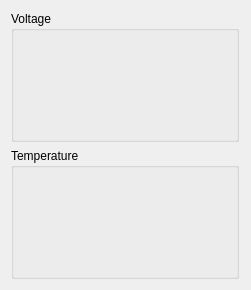
<?xml version="1.0" encoding="UTF-8"?>
<ui version="4.0">
 <class>MainWindow</class>
 <widget class="QMainWindow" name="MainWindow">
  <property name="geometry">
   <rect>
    <x>0</x>
    <y>0</y>
    <width>251</width>
    <height>290</height>
   </rect>
  </property>
  <property name="windowTitle">
   <string>QSimpleTickerGraph Test</string>
  </property>
  <widget class="QWidget" name="centralWidget">
   <layout class="QGridLayout" name="gridLayout">
    <item row="0" column="0">
     <widget class="QGroupBox" name="voltageGroupBox">
      <property name="sizePolicy">
       <sizepolicy hsizetype="Fixed" vsizetype="Fixed">
        <horstretch>0</horstretch>
        <verstretch>0</verstretch>
       </sizepolicy>
      </property>
      <property name="minimumSize">
       <size>
        <width>200</width>
        <height>100</height>
       </size>
      </property>
      <property name="title">
       <string>Voltage</string>
      </property>
      <layout class="QVBoxLayout" name="verticalLayout_4">
       <item>
        <widget class="QSimpleTickerGraph" name="voltageGraph" native="true">
         <property name="sizePolicy">
          <sizepolicy hsizetype="MinimumExpanding" vsizetype="MinimumExpanding">
           <horstretch>0</horstretch>
           <verstretch>0</verstretch>
          </sizepolicy>
         </property>
         <property name="minimumSize">
          <size>
           <width>200</width>
           <height>100</height>
          </size>
         </property>
        </widget>
       </item>
      </layout>
     </widget>
    </item>
    <item row="1" column="0">
     <widget class="QGroupBox" name="temperatureGroupBox">
      <property name="sizePolicy">
       <sizepolicy hsizetype="Fixed" vsizetype="Fixed">
        <horstretch>0</horstretch>
        <verstretch>0</verstretch>
       </sizepolicy>
      </property>
      <property name="minimumSize">
       <size>
        <width>200</width>
        <height>100</height>
       </size>
      </property>
      <property name="contextMenuPolicy">
       <enum>Qt::DefaultContextMenu</enum>
      </property>
      <property name="title">
       <string>Temperature</string>
      </property>
      <layout class="QVBoxLayout" name="verticalLayout_6">
       <item>
        <widget class="QSimpleTickerGraph" name="temperatureGraph" native="true">
         <property name="sizePolicy">
          <sizepolicy hsizetype="MinimumExpanding" vsizetype="MinimumExpanding">
           <horstretch>0</horstretch>
           <verstretch>0</verstretch>
          </sizepolicy>
         </property>
         <property name="minimumSize">
          <size>
           <width>200</width>
           <height>100</height>
          </size>
         </property>
        </widget>
       </item>
      </layout>
     </widget>
    </item>
   </layout>
  </widget>
 </widget>
 <layoutdefault spacing="6" margin="11"/>
 <customwidgets>
  <customwidget>
   <class>QSimpleTickerGraph</class>
   <extends>QWidget</extends>
   <header>qsimpletickergraph.h</header>
   <container>1</container>
  </customwidget>
 </customwidgets>
 <resources/>
 <connections/>
</ui>
